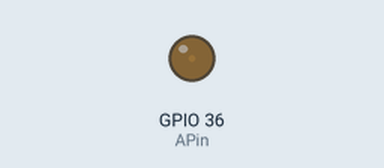
This sketch was run on a simulated ESP32. On the bench: output pins drawn as LEDs (lit = HIGH).

Above: at 0.05 s.
At 0.55 s:
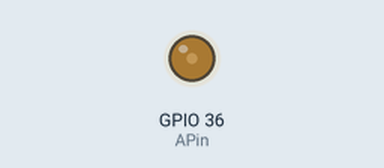
At 3.0 s:
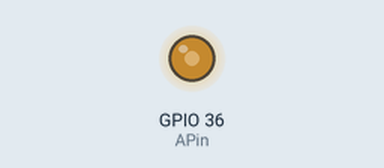
Timing chart, 0 to 6.9 s (numbered marks = the images above):
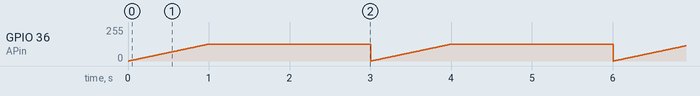

The sketch:

servo_check.ino
```cpp
#include <ESP32Servo.h>
int APin = A0;
ESP32PWM pwm;
int freq = 1000;

void setup() {
	// Allow allocation of all timers
	ESP32PWM::allocateTimer(0);
	ESP32PWM::allocateTimer(1);
	ESP32PWM::allocateTimer(2);
	ESP32PWM::allocateTimer(3);
	Serial.begin(115200);
	pwm.attachPin(APin, freq, 10); // 1KHz 10 bits

}
void loop() {

	// fade the LED on thisPin from off to brightest:
	for (float rotation_angle = 0; rotation_angle <= 0.5; rotation_angle += 0.001) {
		// Write a unit vector value from 0.0 to 1.0
		pwm.writeScaled(rotation_angle);
		delay(2);
	}
	//delay(1000);
	// fade the LED on thisPin from brithstest to off:
	for (float rotation_angle = 0.5; rotation_angle >= 0; rotation_angle -= 0.001) {
		freq += 10;
		// Adjust the frequency on the fly with a specific rotation_angle
		// Frequency is in herts and duty cycle is a unit vector 0.0 to 1.0
		pwm.adjustFrequency(freq, rotation_angle); // update the time base of the PWM
		delay(2);
	}
	// pause between LEDs:
	delay(1000);
	freq = 1000;
	pwm.adjustFrequency(freq, 0.0);    // reset the time base
}
```

Measured:
- by itself, GPIO 36 (APin): ramps from 0/255 to 127/255 and jumps back, once every 3.0 s
